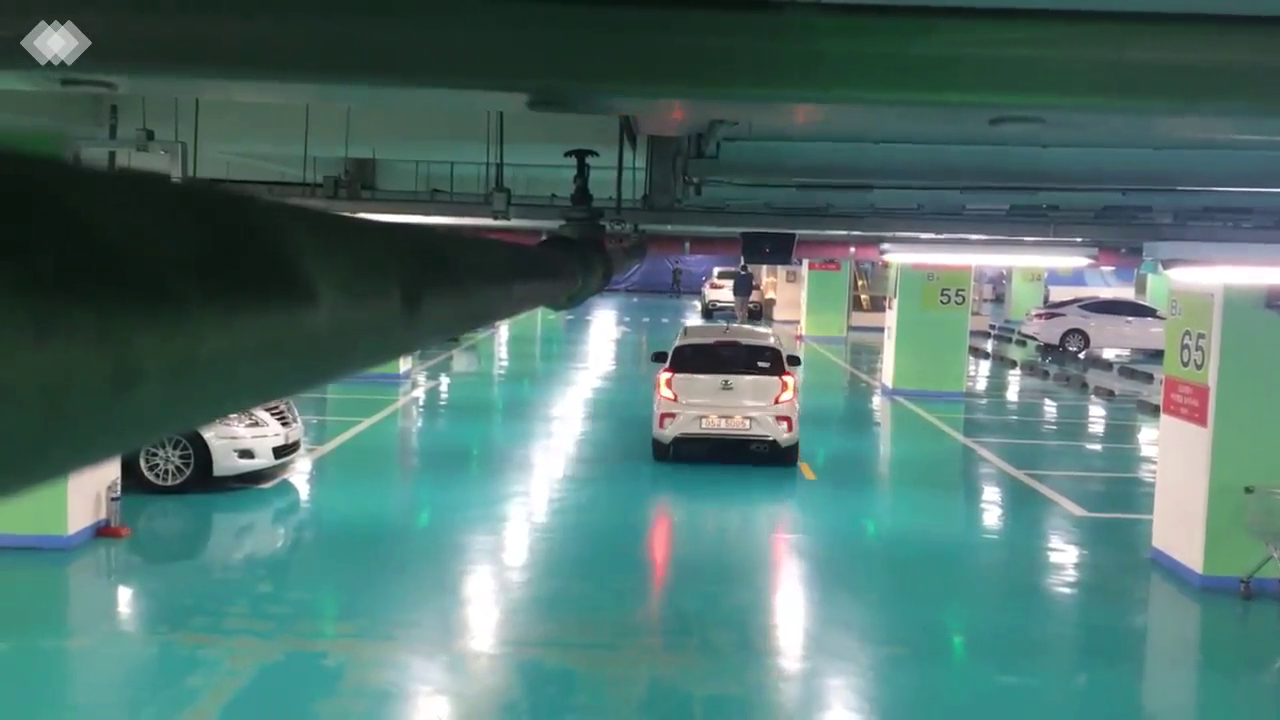
#> input picture frame 59 of 3. goturn algorithm/videos/Tracking_2.mp4, 1280 x 720 px, given in place of test.mp4, which was not available
$ python click_ROI.py
#> lines starting #> are read from the running program, lines starting #| are printed output that depends on the picture; after the words box and inside, x2 and y2 are one past the last pixel; in counts of white or black regions, pixels touching at a corner belong together; pictures that were not available may be replaced by others from this repository, and a replacement may not be noted
import cv2
import numpy as np

def on_mouse(event, x, y, flags, param):
    if event == cv2.EVENT_LBUTTONDBLCLK:
        points.append([x, y])

def cvDrawBoxes(detections, img):
    for detection in detections:
        x, y, w, h = detection[2][0],\
            detection[2][1],\
            detection[2][2],\
            detection[2][3]
        xmin, ymin, xmax, ymax = convertBack(
            float(x), float(y), float(w), float(h))
        pt1 = (xmin, ymin)
        pt2 = (xmax, ymax)
        cv2.rectangle(img, pt1, pt2, (0, 255, 0), 1)
        cv2.putText(img,
                    detection[0].decode() +
                    " [" + str(round(detection[1] * 100, 2)) + "]",
                    (pt1[0], pt1[1] - 5), cv2.FONT_HERSHEY_SIMPLEX, 0.5,
                    [0, 255, 0], 2)
    return img

def region_mask(frame,vertices):
    f_mask = np.zeros_like(frame)
    if len(f_mask.shape) == 2:  ### 2차원 배열이면
        cv2.fillPoly(f_mask, vertices, 255)  ### 다각형 생성 --> 사각형이 아닌 다각형
    else:
        cv2.fillPoly(f_mask, vertices, (255,) * f_mask.shape[2])  # in case, the input image has a channel dimension

    # images showing the region of interest only
    roi_images = cv2.bitwise_and(frame, f_mask)
    return roi_images


points = []

#grabbed, frame = cap.read()
cap = cv2.VideoCapture('test.mp4')


while cap.isOpened():
    grabbed, frame = cap.read()
#> frame is the input picture: shape (720, 1280, 3); mean B, G, R 110.4, 115.7, 81

    img_hsv = cv2.cvtColor(frame, cv2.COLOR_BGR2HSV)
#> img_hsv: shape (720, 1280, 3); mean H, S, V 83.3, 92.2, 118.8
    lower_white = (0, 0, 171)
    upper_white = (158, 54, 255)
    img_mask = cv2.inRange(img_hsv, lower_white, upper_white)
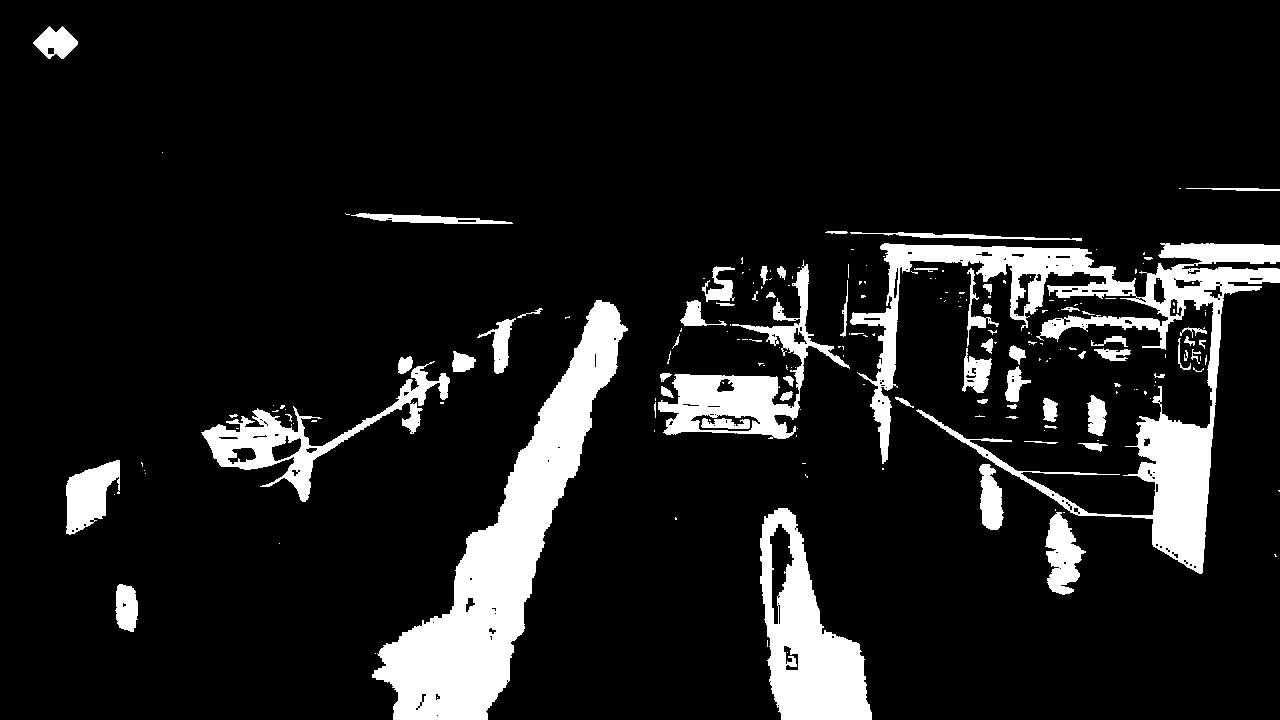
#> img_mask: shape (720, 1280); 11% white; 201 white regions (136 under 20 px), largest, box (x1, y1, x2, y2) and area: (372, 300, 628, 720) 29660, (850, 243, 1280, 574) 27885, (760, 508, 872, 720) 12227
    dark_image = cv2.bitwise_and(frame, frame, mask=img_mask)
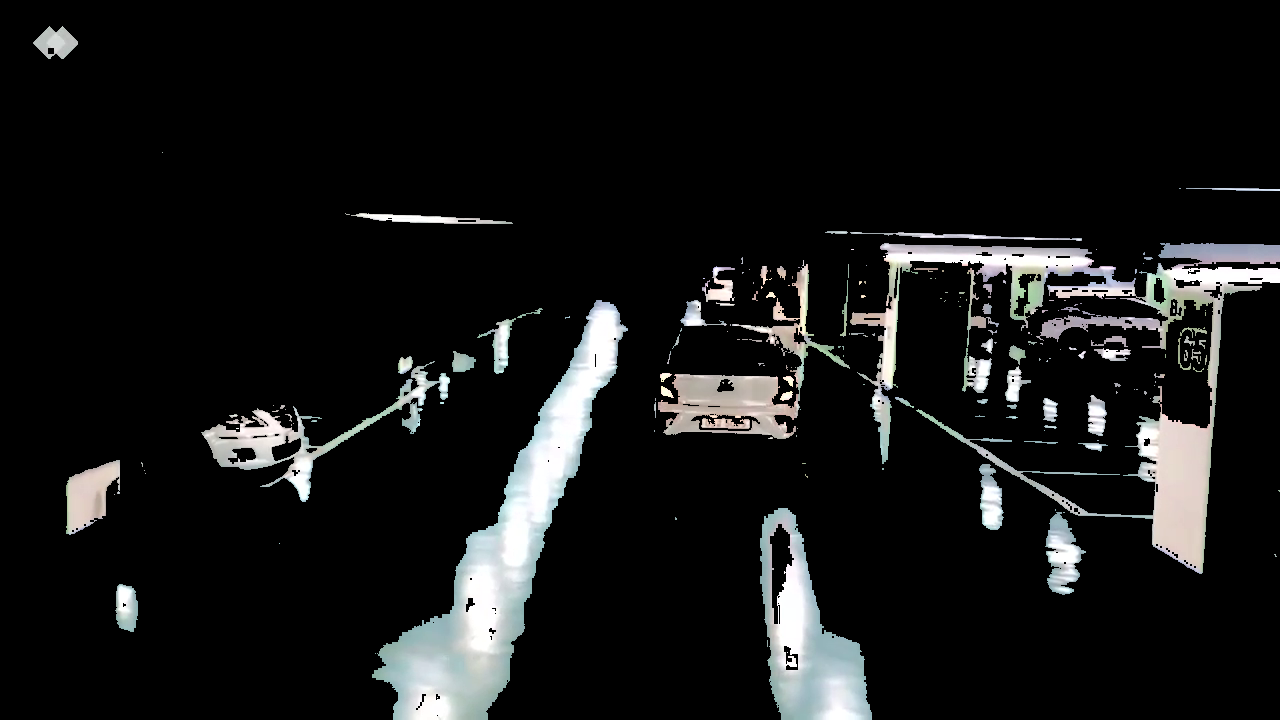
#> dark_image: shape (720, 1280, 3); mean B, G, R 22.8, 22.9, 22.3

    if frame is None:
        break

    Original_frame = np.copy(frame)
    cv2.imshow('original', Original_frame)

    key = cv2.waitKey(1) & 0xFF
#> (key q is pressed here)

    if key == ord("s"):
        cv2.imshow('img', frame)
        cv2.namedWindow('img')
        cv2.setMouseCallback('img', on_mouse)  ## window name이 'img'인 윈도우에서 마우스 이벤트가 발생하면 on_mouse 함수가 호출 됨

    if len(points) == 4: ## points라는 리스트에 2개 좌표가 들어오면
        x = points[0]
        y = points[1]
        z = points[2]  ## 좌표 4개로 사각형 만듦
        w = points[3]
        cv2.destroyWindow('img')

        vertices = np.array([[x, y, z]], dtype=np.int32)
        roi_images = region_mask(dark_image, vertices)
        cv2.imshow('roi', roi_images)
        ## 삼각형 여러개를 ROI로 받을 수 있게끔 작업 필요

    if key == ord("q"):
        break


cap.release()
cv2.destroyAllWindows()

$ run again, starting later in the video
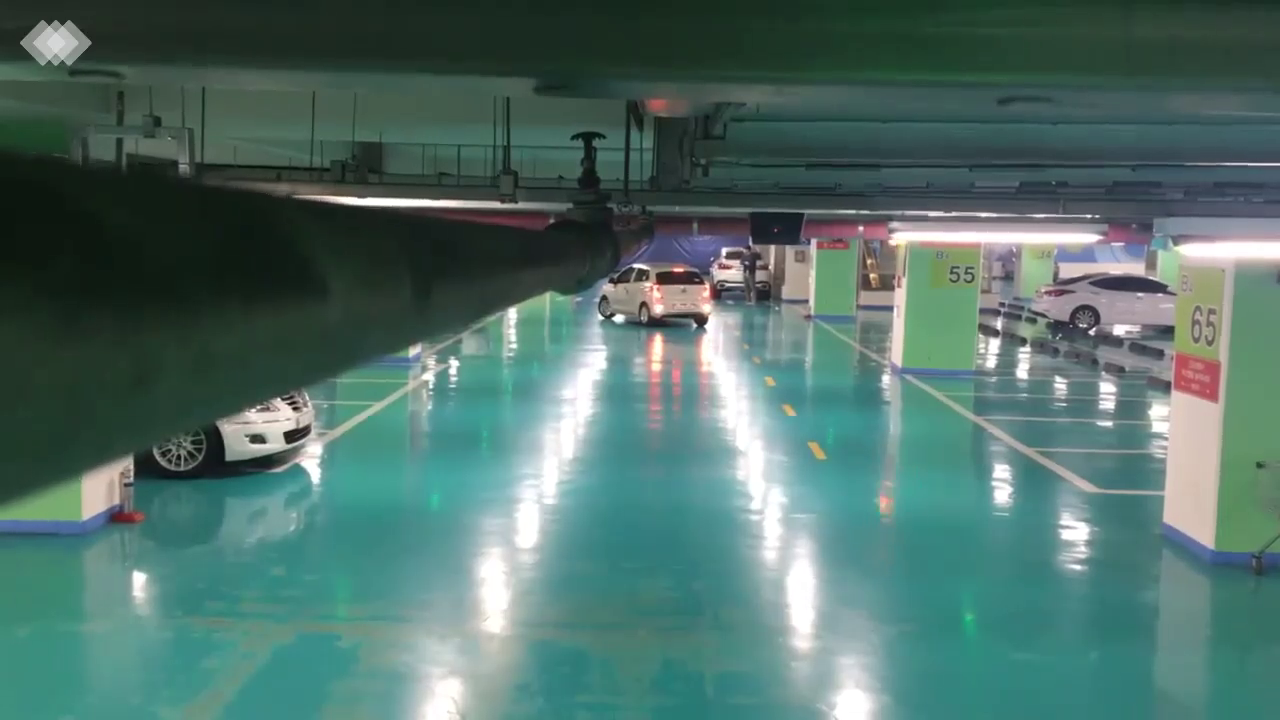
#> input picture frame 269 of 3. goturn algorithm/videos/Tracking_2.mp4, 1280 x 720 px, given in place of test.mp4, which was not available
#> frame is the input picture: shape (720, 1280, 3); mean B, G, R 105.3, 112.1, 80.2
#> img_hsv: shape (720, 1280, 3); mean H, S, V 80.5, 86.3, 114.4
#> `img_mask = cv2.inRange(img_hsv, lower_white, upper_white)`:
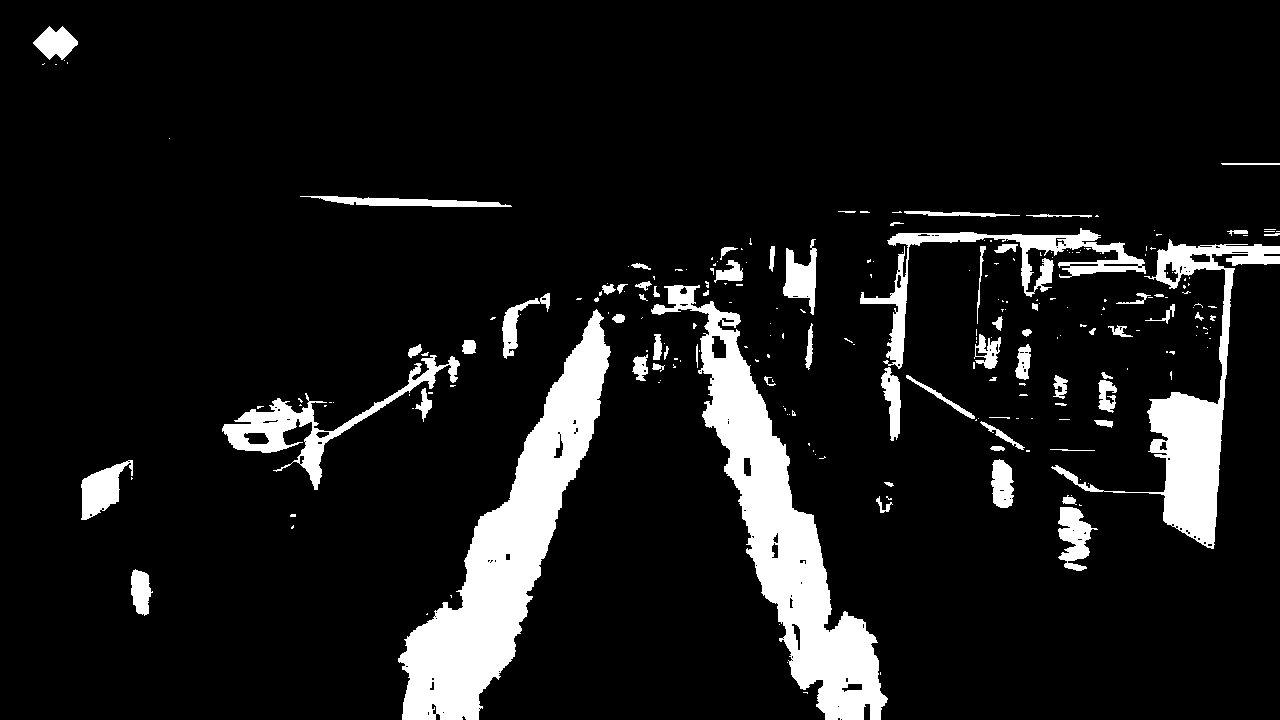
#> img_mask: shape (720, 1280); 10% white; 240 white regions (170 under 20 px), largest, box (x1, y1, x2, y2) and area: (398, 309, 611, 720) 27012, (651, 285, 888, 720) 24912, (1051, 239, 1280, 549) 12109
#> `dark_image = cv2.bitwise_and(frame, frame, mask=img_mask)`:
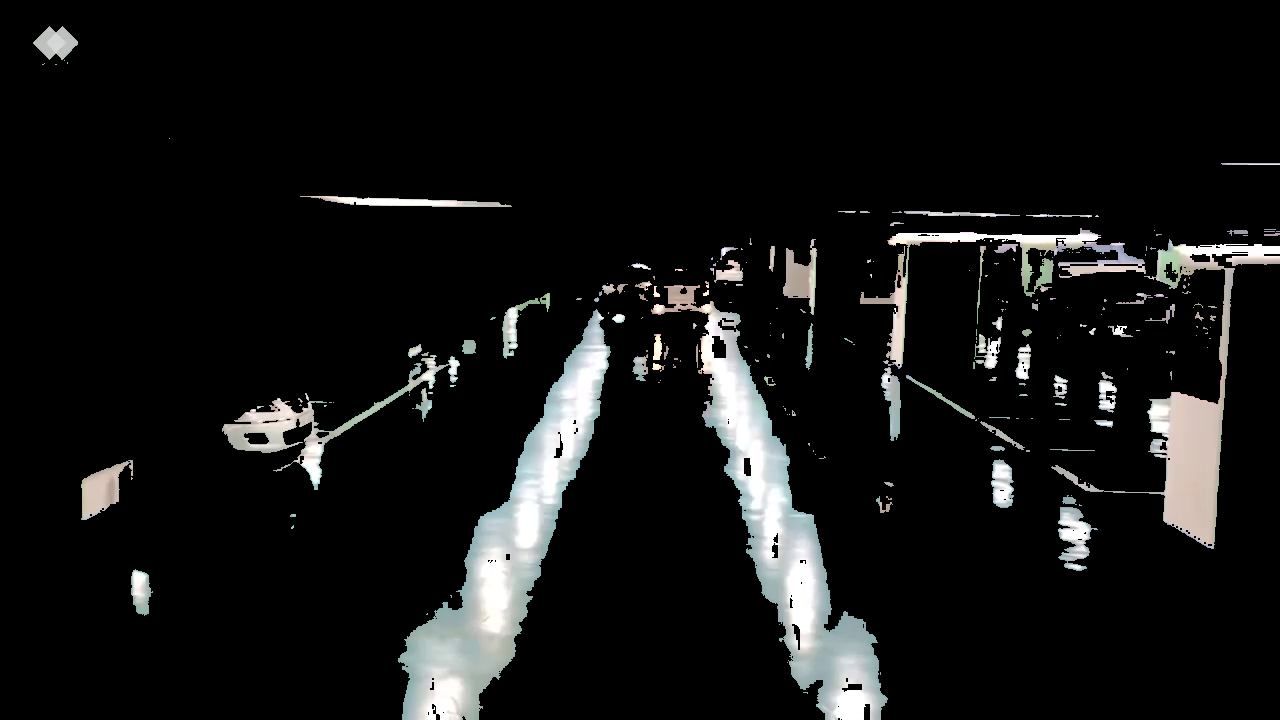
#> dark_image: shape (720, 1280, 3); mean B, G, R 20.2, 20.5, 20.1

$ run again, starting later in the video
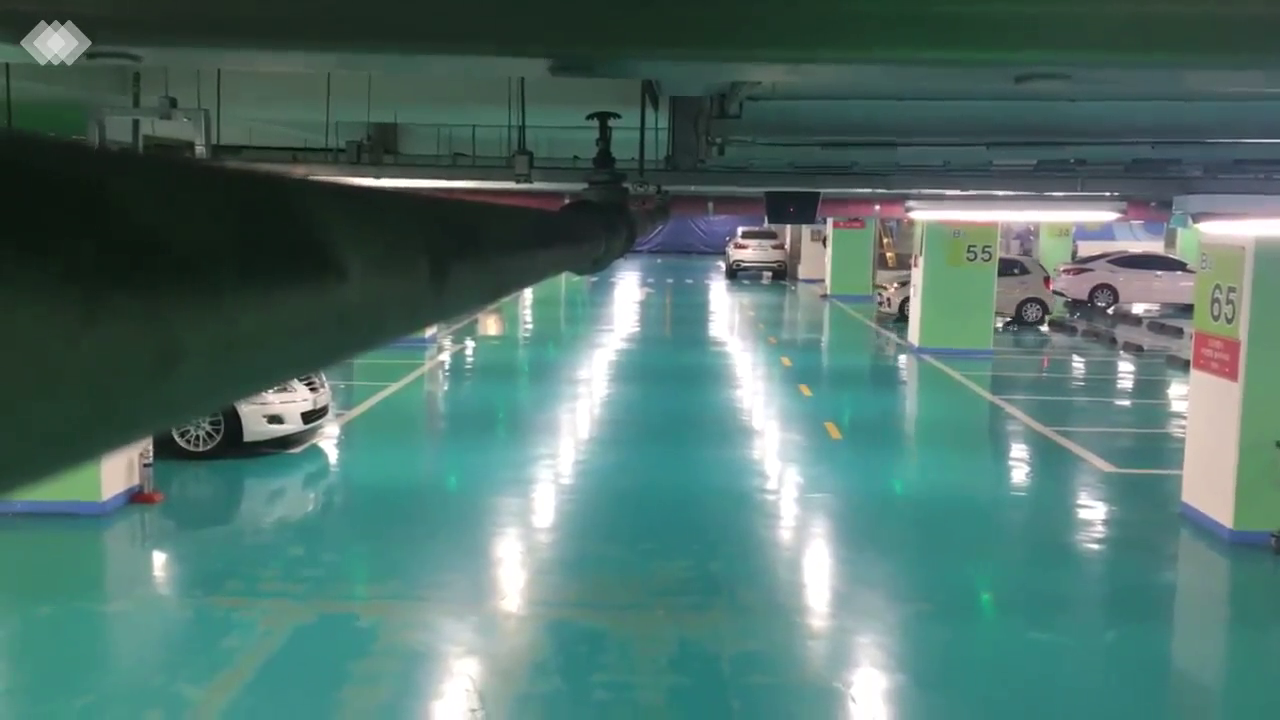
#> input picture frame 478 of 3. goturn algorithm/videos/Tracking_2.mp4, 1280 x 720 px, given in place of test.mp4, which was not available
#> frame is the input picture: shape (720, 1280, 3); mean B, G, R 108, 114.6, 80.7
#> img_hsv: shape (720, 1280, 3); mean H, S, V 80.7, 87.8, 116.8
#> `img_mask = cv2.inRange(img_hsv, lower_white, upper_white)`:
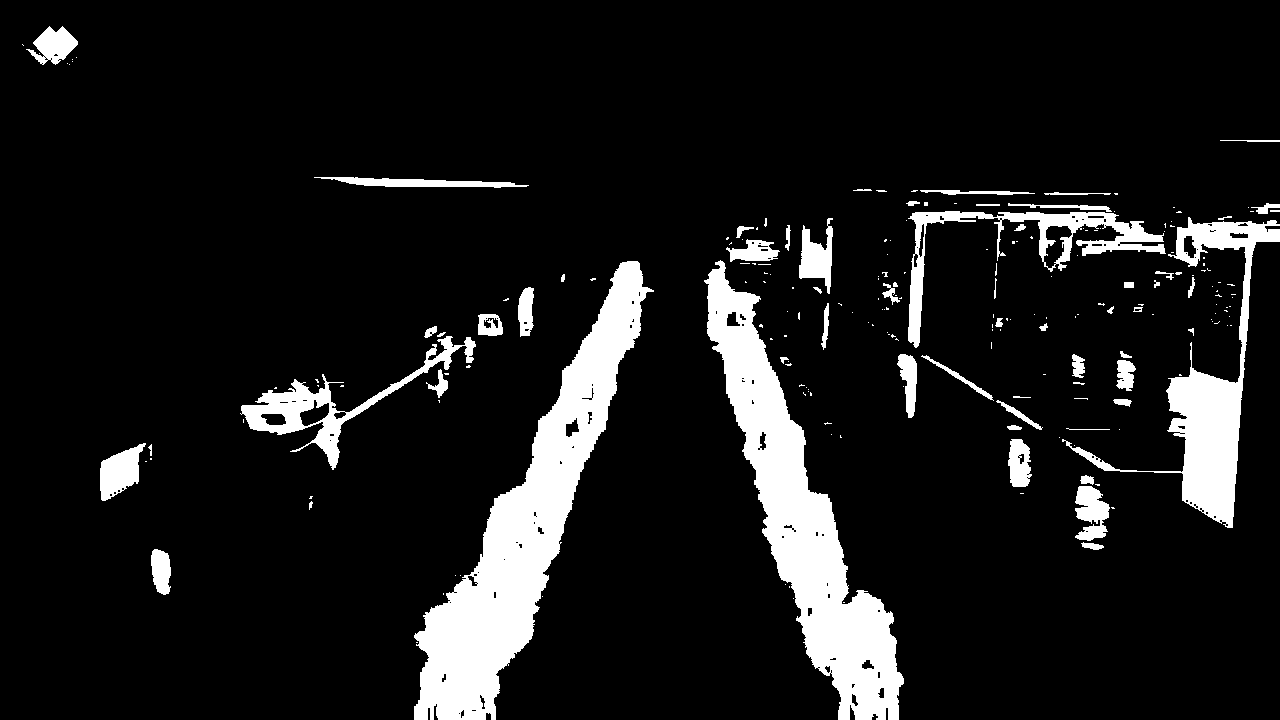
#> img_mask: shape (720, 1280); 10.4% white; 216 white regions (154 under 20 px), largest, box (x1, y1, x2, y2) and area: (414, 261, 654, 720) 30708, (704, 260, 904, 720) 27052, (1062, 217, 1280, 528) 12157
#> `dark_image = cv2.bitwise_and(frame, frame, mask=img_mask)`:
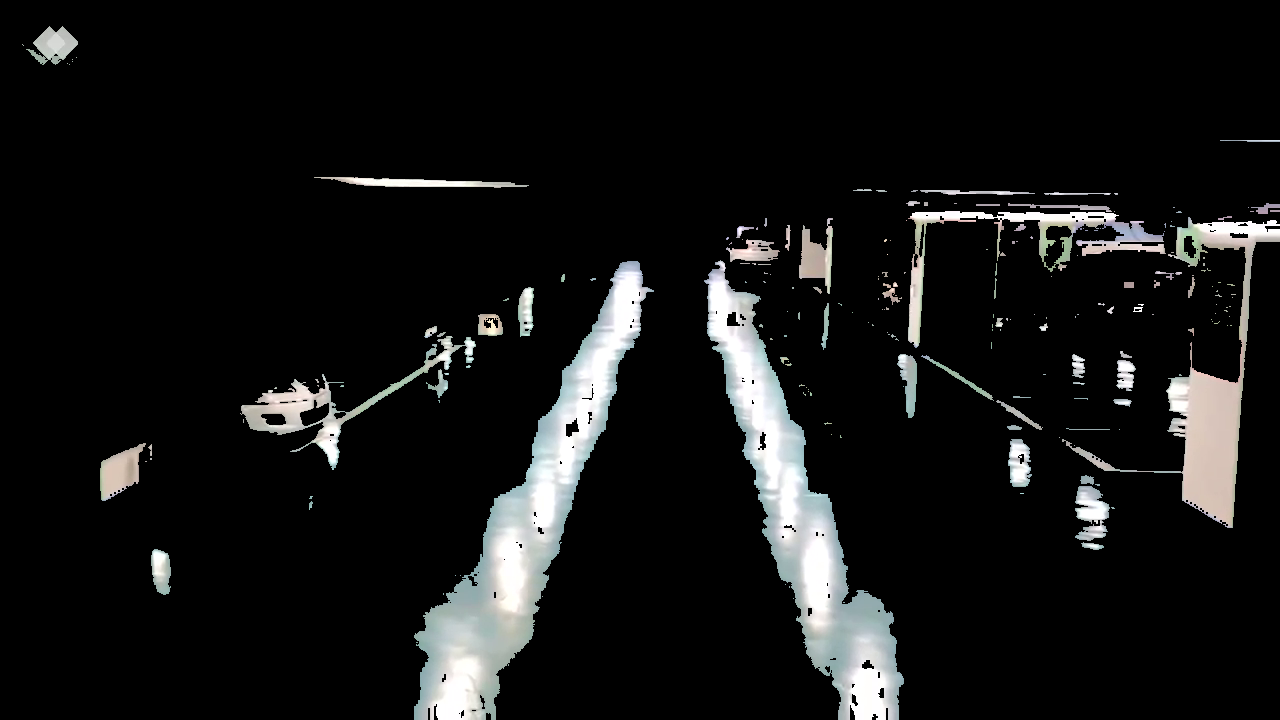
#> dark_image: shape (720, 1280, 3); mean B, G, R 21.4, 21.6, 21.2
